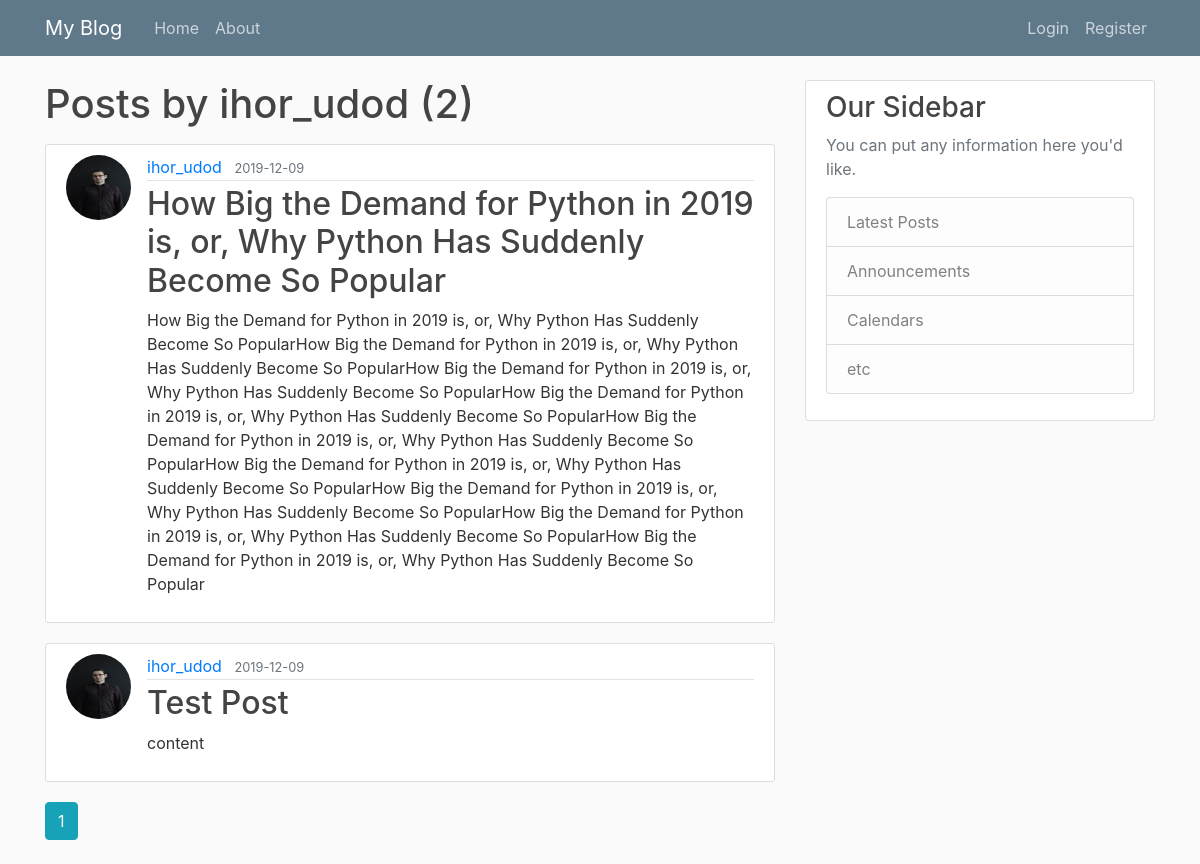
The app's page /user/ihor_udod, older data.
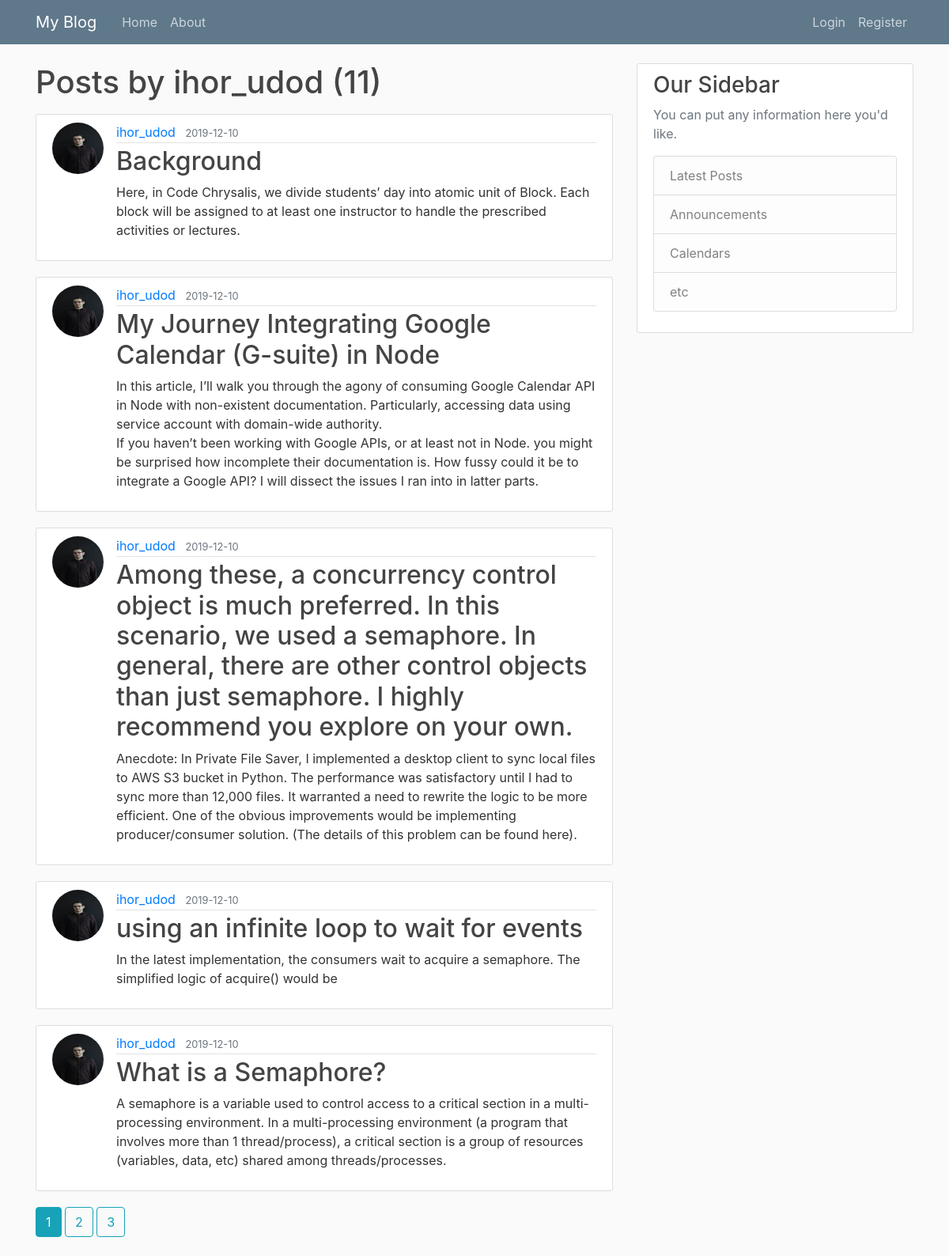
The same page, newer data.
### fl_blog/models.py (models this page shows, shortened)
class User(db.Model, UserMixin):
    id = db.Column(db.Integer, primary_key=True)
    username = db.Column(db.String(20), unique=True, nullable=False)
    email = db.Column(db.String(120), unique=True, nullable=False)
    image_file = db.Column(db.String(20), nullable=False, default='default.jpg')
    password = db.Column(db.String(60), nullable=False)
    posts = db.relationship('Post', backref='author', lazy=True)

class Post(db.Model):
    id = db.Column(db.Integer, primary_key=True)
    title = db.Column(db.String(120), nullable=False)
    date_posted = db.Column(db.DateTime, nullable=False, default=datetime.utcnow)
    content = db.Column(db.Text, nullable=False)
    user_id = db.Column(db.Integer, db.ForeignKey('user.id'), nullable=False)

### fl_blog/routes.py (the view)
@app.route('/user/<string:username>')
def user_posts(username):
    page = request.args.get('page', 1, type=int)
    user = User.query.filter_by(username=username).first_or_404()
    posts = Post.query.filter_by(author=user)\
        .order_by(Post.date_posted.desc())\
        .paginate(page=page, per_page=5)
    return render_template('user_posts.html', posts=posts, user=user)

### fl_blog/templates/user_posts.html
{% extends "layout.html" %}
{% block content %}
    <h1 class="mb-3">Posts by {{ user.username }} ({{ posts.total }})</h1>
    {% for post in posts.items %}
        <article class="media content-section">
          <img class="rounded-circle article-img" src="{{ url_for('static', filename='profile_pics/' + post.author.image_file) }}">
          <div class="media-body">
            <div class="article-metadata">
              <a class="mr-2" href="{{ url_for('user_posts', username=post.author.username) }}">{{ post.author.username }}</a>
              <small class="text-muted">{{ post.date_posted.strftime('%Y-%m-%d') }}</small>
            </div>
            <h2><a class="article-title" href="{{ url_for('post', post_id=post.id) }}">{{ post.title }}</a></h2>
            <p class="article-content">{{ post.content }}</p>
          </div>
        </article>
    {% endfor %}
    {% for page_num in posts.iter_pages(left_edge=1, right_edge=1, left_current=1, right_current=2) %}
      {% if page_num %}
        {% if posts.page == page_num %}
          <a class="btn btn-info mb-4" href="{{ url_for('user_posts', username=user.username, page=page_num) }}">{{ page_num }}</a>
        {% else %}
          <a class="btn btn-outline-info mb-4" href="{{ url_for('user_posts', username=user.username, page=page_num) }}">{{ page_num }}</a>
        {% endif %}
      {% else %}
        ...
      {% endif %}
    {% endfor %}
{% endblock content %}

### fl_blog/templates/layout.html (shortened to what this page needs)
<!DOCTYPE html>
<html>
<head>
    <link rel="stylesheet" href="https://stackpath.bootstrapcdn.com/bootstrap/4.3.1/css/bootstrap.min.css">
    <link rel="stylesheet" type="text/css" href="{{ url_for('static', filename='main.css') }}">
</head>
<body>
    <header class="site-header">
        <nav class="navbar navbar-expand-md navbar-dark bg-steel fixed-top">
            <div class="container">
                <a class="navbar-brand mr-4" href="/">My Blog</a>
                <div class="collapse navbar-collapse" id="navbarToggle">
                    <div class="navbar-nav mr-auto">
                        <a class="nav-item nav-link" href="{{ url_for('home') }}">Home</a>
                        <a class="nav-item nav-link" href="/about">About</a>
                    </div>
                    <div class="navbar-nav">
                        {% if current_user.is_authenticated %}
                            <a class="nav-item nav-link" href="{{ url_for('new_post') }}">Create Post</a>
                            <a class="nav-item nav-link" href="{{ url_for('account') }}">Account</a>
                            <a class="nav-item nav-link" href="{{ url_for('logout') }}">Logout</a>
                        {% else %}
                            <a class="nav-item nav-link" href="{{ url_for('login') }}">Login</a>
                            <a class="nav-item nav-link" href="{{ url_for('register') }}">Register</a>
                        {% endif %}
                    </div>
                </div>
            </div>
        </nav>
    </header>
    <main role="main" class="container">
        <div class="row">
            <div class="col-md-8">
                {% block content %}{% endblock %}
            </div>
            <div class="col-md-4">
                <div class="content-section">
                    <h3>Our Sidebar</h3>
                    <p class='text-muted'>You can put any information here you'd like.
                    <ul class="list-group">
                        <li class="list-group-item list-group-item-light">Latest Posts</li>
                        <li class="list-group-item list-group-item-light">Announcements</li>
                        <li class="list-group-item list-group-item-light">Calendars</li>
                        <li class="list-group-item list-group-item-light">etc</li>
                    </ul>
                    </p>
                </div>
            </div>
        </div>
    </main>
</body>
</html>

### fl_blog/static/main.css (style rules this page uses)
body { background: #fafafa; color: #333333; margin-top: 5rem; }
h1, h2, h3, h4, h5, h6 { color: #444444; }
.bg-steel { background-color: #5f788a; }
.site-header .navbar-nav .nav-link { color: #cbd5db; }
.content-section { background: #ffffff; padding: 10px 20px; border: 1px solid #dddddd; border-radius: 3px; margin-bottom: 20px; }
.article-title { color: #444444; }
.article-content { white-space: pre-line; }
.article-img { height: 65px; width: 65px; margin-right: 16px; }
.article-metadata { padding-bottom: 1px; margin-bottom: 4px; border-bottom: 1px solid #e3e3e3 }

Row changes from the older to the newer data that the page shows:
no longer on this page (row unchanged): Post: image_file (picture), author.username "ihor_udod", date_posted "2019-12-09", title "How Big the Demand for Python in 2019 is, or, Why Python Has Suddenly Become So Popular", content "How Big the Demand for Python in 2019 is, or, Why Python Has Suddenly Become So PopularHow Big the Demand for Python in 2019 is, or, Why Python Has Suddenly Become So PopularHow Big the Demand for Python in 2019 is, or, Why Python Has Suddenly Become So PopularHow Big the Demand for Python in 2019 is, or, Why Python Has Suddenly Become So PopularHow Big the Demand for Python in 2019 is, or, Why Python Has Suddenly Become So PopularHow Big the Demand for Python in 2019 is, or, Why Python Has Suddenly Become So PopularHow Big the Demand for Python in 2019 is, or, Why Python Has Suddenly Become So PopularHow Big the Demand for Python in 2019 is, or, Why Python Has Suddenly Become So PopularHow…"
no longer on this page (row edited): Post: image_file (picture), author.username "ihor_udod", date_posted "2019-12-09", title "Test Post", content "content"
added Post: image_file (picture), author.username "ihor_udod", date_posted "2019-12-10", title "Background", content "Here, in Code Chrysalis, we divide students’ day into atomic unit of Block. Each block will be assigned to at least one instructor to handle the prescribed activities or lectures."
added Post: image_file (picture), author.username "ihor_udod", date_posted "2019-12-10", title "My Journey Integrating Google Calendar (G-suite) in Node", content "In this article, I’ll walk you through the agony of consuming Google Calendar API in Node with non-existent documentation. Particularly, accessing data using service account with domain-wide authority. If you haven’t been working with Google APIs, or at least not in Node. you might be surprised how incomplete their documentation is. How fussy could it be to integrate a Google API? I will dissect the issues I ran into in latter parts."
added Post: image_file (picture), author.username "ihor_udod", date_posted "2019-12-10", title "Among these, a concurrency control object is much preferred. In this scenario, we used a semaphore. In general, there are other control objects than just semaphore. I highly recommend you explore on your own.", content "Anecdote: In Private File Saver, I implemented a desktop client to sync local files to AWS S3 bucket in Python. The performance was satisfactory until I had to sync more than 12,000 files. It warranted a need to rewrite the logic to be more efficient. One of the obvious improvements would be implementing producer/consumer solution. (The details of this problem can be found here)."
added Post: image_file (picture), author.username "ihor_udod", date_posted "2019-12-10", title "using an infinite loop to wait for events", content "In the latest implementation, the consumers wait to acquire a semaphore. The simplified logic of acquire() would be"
added Post: image_file (picture), author.username "ihor_udod", date_posted "2019-12-10", title "What is a Semaphore?", content "A semaphore is a variable used to control access to a critical section in a multi-processing environment. In a multi-processing environment (a program that involves more than 1 thread/process), a critical section is a group of resources (variables, data, etc) shared among threads/processes."
Text that changed along with them:
{{ posts.total }}: "2" → "11"
new list line: "2"
new list line: "3"
